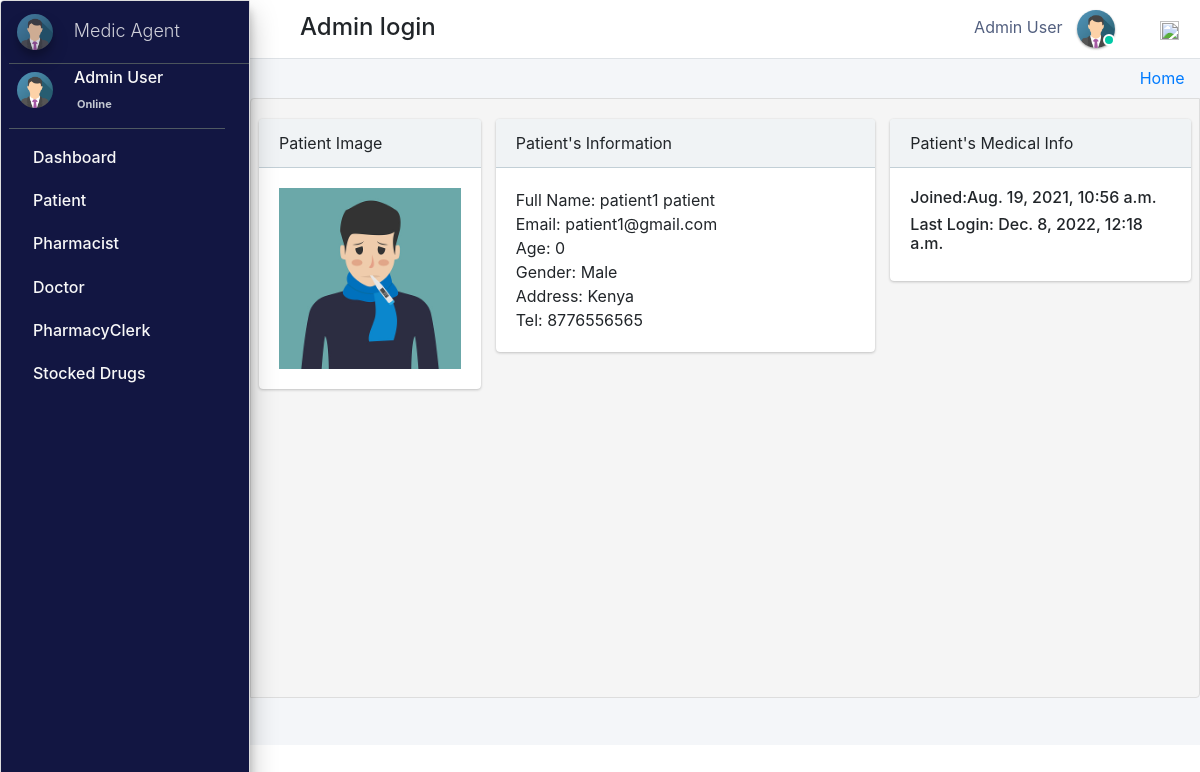
The app's page /admin_user/patient_personalRecords/1/ (signed in), older data.
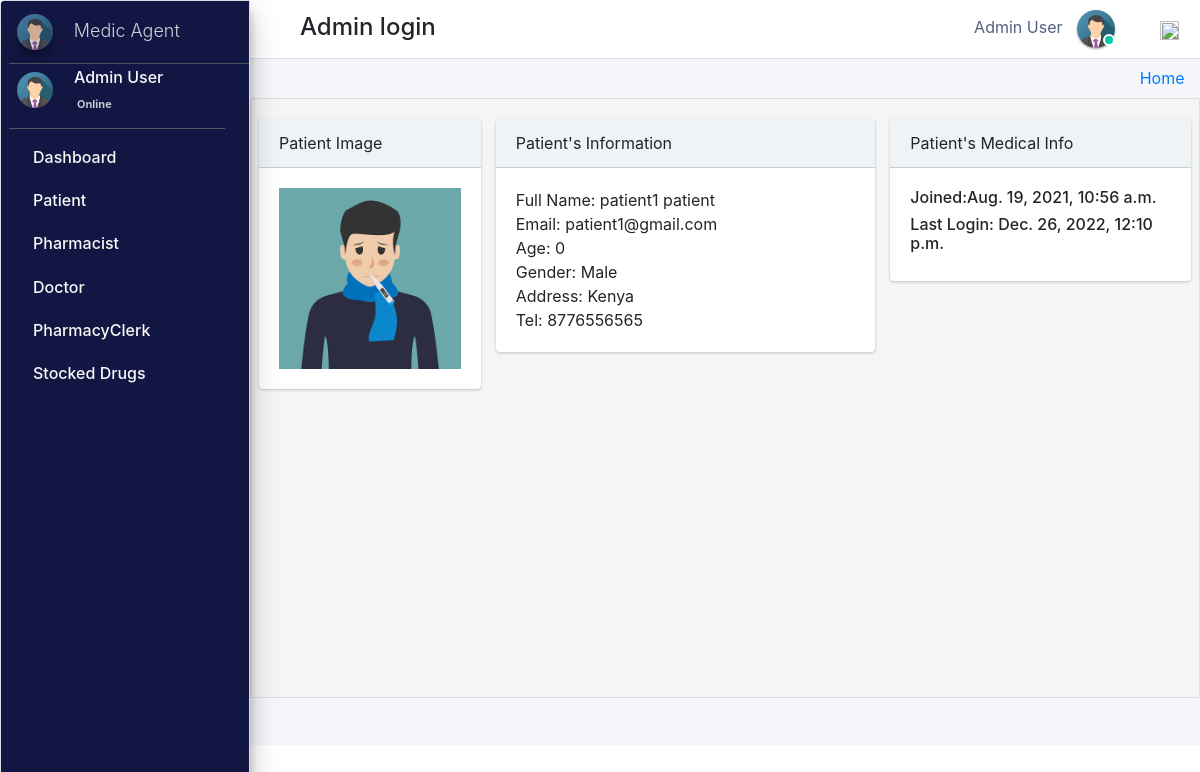
The same page, newer data.
### pharmacy/models.py (models this page shows, shortened)
class CustomUser(AbstractUser):
    user_type_data = ((1, "AdminHOD"), (2, "Pharmacist"), (3, "Doctor"), (4, "PharmacyClerk"), (5, "Patients"))
    user_type = models.CharField(default=1, choices=user_type_data, max_length=10)

class AdminHOD(models.Model):
    gender_category = (
        ('Male', 'Male'),
        ('Female', 'Female'),
    )
    admin = models.OneToOneField(CustomUser, null=True, on_delete=models.CASCADE)
    emp_no = models.CharField(max_length=100, null=True, blank=True)
    gender = models.CharField(max_length=100, null=True, choices=gender_category)
    mobile = models.CharField(max_length=10, null=True, blank=True)
    address = models.CharField(max_length=300, null=True, blank=True)
    profile_pic = models.ImageField(default="admin.png", null=True, blank=True)
    created_at = models.DateTimeField(auto_now_add=True)
    updated_at = models.DateTimeField(auto_now=True)
    date_employed = models.DateTimeField(auto_now_add=True, auto_now=False)
    objects = models.Manager()

class Patients(models.Model):
    gender_category = (
        ('Male', 'Male'),
        ('Female', 'Female'),
    )
    admin = models.OneToOneField(CustomUser, null=True, on_delete=models.CASCADE)
    reg_no = models.CharField(max_length=30, null=True, blank=True, unique=True)
    gender = models.CharField(max_length=7, null=True, blank=True, choices=gender_category)
    first_name = models.CharField(max_length=20, null=True, blank=True)
    last_name = models.CharField(max_length=20, null=True, blank=True)
    dob = models.DateTimeField(auto_now_add=False, auto_now=False, null=True, blank=True)
    phone_number = models.CharField(max_length=18, null=True, blank=True)
    profile_pic = models.ImageField(default="patient.jpg", null=True, blank=True)
    age = models.IntegerField(default='0', blank=True, null=True)
    address = models.CharField(max_length=300, null=True, blank=True)
    date_admitted = models.DateTimeField(auto_now_add=True, auto_now=False)
    last_updated = models.DateTimeField(auto_now_add=False, auto_now=True)

### pharmacy/HODViews.py (the view)
# urls.py: path('admin_user/patient_personalRecords/<pk>/',HODViews.patient_personalRecords,name='patient_record'),
def patient_personalRecords(request, pk):
    patient = Patients.objects.get(id=pk)
    prescrip = patient.prescription_set.all()
    stocks = patient.dispense_set.all()
    context = {
        "patient": patient,
        "prescription": prescrip,
        "stocks": stocks
    }
    return render(request, 'hod_templates/patient_personalRecords.html', context)

### pharmacy/LoginCheckMiddleWare.py (called while the page is built, shortened)
    def process_view(self, request, view_func, view_args, view_kwargs):
        modulename = view_func.__module__
        user = request.user
        if user.is_authenticated:
            if user.user_type == "1":
                if modulename == "pharmacy.HODViews":
                    pass
                elif modulename == "":
                    pass
                elif modulename == "pharmacy.views" or modulename == "django.views.static":
                    pass
                else:
                    pass
            else:
                return redirect("login")
        else:
            if request.path == reverse("login"):
                pass
            else:
                return redirect("login")

### pharmacy/templates/hod_templates/patient_personalRecords.html (shortened to what this page needs)
{% extends 'hod_templates/base_template.html'%} {% block main_content %}
<div class="content">
    <div class="row pt">
        <div class="col-lg-3">
            <div class="card">
                <div class="card-header">
                     Patient Image
                </div>
                <div class="card-body d-flex justify-content-center">
                    <img src="{{patient.profile_pic.url}}" class="img-fluid" />
                </div>
            </div>
        </div>
        <div class="col-lg-5">
            <div class="card">
                <div class="card-header">
                     Patient's Information
                </div>
                <div class="card-body">
                    <tbody>
                        <tr>
                            <td>Full Name: {{patient.first_name}} {{patient.last_name}}</td>
                            <br>
                            <td>Email: {{ patient.admin.email }}</td>
                            <br>
                            <td>Age: {{ patient.age }}</td>
                            <br>
                            <td>Gender: {{ patient.gender }}</td>
                            <br>
                            <td>Address: {{ patient.address }}</td>
                            <br>
                            <td>Tel: {{ patient.phone_number }}</td>
                        </tr>
                    </tbody>
                </div>
            </div>
        </div>
        <div class="col-lg-4">
            <div class="card">
                <div class="card-header">
                     Patient's Medical Info
                </div>
                <div class="card-body">
                    <h6>Joined:{{patient.admin.date_joined}}</h6>
                    <h6>Last Login:{% if patient.admin.last_login %} {{patient.admin.last_login}} {% else %} Haven't logged-in {% endif %}</h6>
                </div>
            </div>
        </div>
    </div>
</div>
{% endblock %}

### pharmacy/templates/hod_templates/base_template.html (shortened to what this page needs)
{% extends 'base_file.html' %} {% block htm %}
<body class="hold-transition sidebar-mini layout-fixed">
    <div class="wrapper">
        <nav class="main-header navbar navbar-expand navbar-white navbar-light">
            <ul class="navbar-nav">
                <li class="nav-item">
                    <a class="nav-link" data-widget="pushmenu" href="#" role="button"></a>
                </li>
            </ul>
            <h4 style="margin-left: 10px; margin-top: 5px;">Admin login </h4>
            <ul class="navbar-nav ml-auto">
                <li class="mx-3">
                    <a href="#" class="sm-submenu-with-image a">
                        <span>{{user.first_name}}  {{user.last_name}}</span>
                        <img src="{{request.user.adminhod.profile_pic.url}}" class="img-circle elevation-1" width="38" height="38" alt="">
                        <span class="avatar-status avatar-sm-status avatar-status-success"></span>
                    </a>
                </li>
                <li class="nav-item dropdown ml-3 low">
                    <a href="#" class="btn btn-outlined btn-black text-muted bg-transparent " data-toggle="dropdown" aria-expanded="false" data-wow-delay="0.7s"><img src="https://img.icons8.com/ios/50/000000/settings.png" width="19" height="19">
                    </a>
                </li>
            </ul>
        </nav>
        {% include 'hod_templates/sidebar.html'%}
        <div class="content-wrapper">
            <div class="content-header">
                <div class="container-fluid">
                    <div class="row ">
                        <div class="col-sm-6">
                        </div>
                        <div class="col-sm-6 ">
                            <ol class="breadcrumb float-sm-right">
                                <li class="breadcrumb-item"><a href="">Home</a></li>
                            </ol>
                        </div>
                    </div>
                </div>
            </div>
            {% block main_content %} {% endblock main_content %}
        </div>
    </div>
    {% endblock htm %}

### pharm/pharmacy/templates/base_file.html (shortened to what this page needs)
{% load static %}
<!DOCTYPE html>
<html lang="en">
<head>
    <link rel="stylesheet" href="{% static 'css/bootstrap.min.css'%}">
    <link rel="stylesheet" href="{% static 'css/main.css'%}">
    <link rel="stylesheet" href="{% static 'css/profile.css'%}">
    <link rel="stylesheet" href="{% static " fontawesome-free/css/all.min.css " %}">
    <link rel="stylesheet" href="https://code.ionicframework.com/ionicons/2.0.1/css/ionicons.min.css">
    <link rel="stylesheet" href="{% static 'dist/css/adminlte.css'  %}">
    <link rel="stylesheet" href="{% static 'pace-progress/themes/black/pace-theme-flat-top.css' %}">
    <link rel="stylesheet" href="{% static 'datatables-bs4/css/dataTables.bootstrap4.min.css'%}">
    <link rel="stylesheet" href="{% static 'datatables-responsive/css/responsive.bootstrap4.min.css'%}">
    <link rel="stylesheet" href="{% static 'datatables-buttons/css/buttons.bootstrap4.min.css'%}">
    <link rel="stylesheet" href="{% static 'css/select2.css' %}">
    <link href="{% static 'jquery-ui2/jquery-ui.min.css' %}" rel="stylesheet">
    <link href="{% static 'jquery-ui2/jquery-ui.structure.min.css' %}" rel="stylesheet">
    <link href="{% static 'jquery-ui2/jquery-ui.theme.min.css' %}" rel="stylesheet">
</head>
{% block htm %} {% endblock htm%}
</body>
</html>

### pharmacy/templates/hod_templates/sidebar.html (shortened to what this page needs)
<aside class="main-sidebar sidebar-dark-primary elevation-4">
    <a href="" class="brand-link ml-2">
        <img src="{{request.user.adminhod.profile_pic.url}}" alt="" width="36" height="36" class=" img-circle elevation-3" style="opacity: .8">
        <span class="brand-text font-weight-light mt-1 ml-3 mmust">Medic Agent</span>
    </a>
    <div class="sidebar">
        <div class="user-panel mr-3">
            <div class="pull-left image sm-submenu-with-image a ml-2 ">
                <img src="{{request.user.adminhod.profile_pic.url}}" class="img-circle mt-2" width="36" height="36" alt="User Image">
            </div>
            <div class="pull-left info">
                <p>{{user.first_name}} {{user.last_name}}</p>
                <a href="#"> Online</a>
            </div>
        </div>
        <nav class="mt-2">
            <ul class="nav nav-pills nav-sidebar flex-column" data-widget="treeview" role="menu" data-accordion="false">
                <li class="nav-item">
                    <a href="{% url  'admin_dashboard' %}" class="nav-link">
                        <p>
                            Dashboard
                        </p>
                    </a>
                </li>
                <li class="nav-item">
                    <a href="#" class="nav-link">
                        <p>
                            Patient
                        </p>
                    </a>
                </li>
                <li class="nav-item">
                    <a href="#" class="nav-link">
                        <p>
                            Pharmacist
                        </p>
                    </a>
                </li>
                <li class="nav-item">
                    <a href="#" class="nav-link">
                        <p>
                            Doctor
                        </p>
                    </a>
                </li>
                <li class="nav-item">
                    <a href="#" class="nav-link">
                        <p>
                            PharmacyClerk
                        </p>
                    </a>
                </li>
                <li class="nav-item">
                    <a href="#" class="nav-link">
                        <p>
                            Stocked Drugs
                        </p>
                    </a>
                </li>
            </ul>
        </nav>
    </div>
</aside>

### static/css/main.css (style rules this page uses)
html { font-family: sans-serif; line-height: 1.15; -webkit-text-size-adjust: 100%; -webkit-tap-highlight-color: transparent; }
body { overflow-y: hidden; overflow-x: hidden; font-family: -apple-system, BlinkMacSystemFont, "Segoe UI", Roboto, "Helvetica Neue", Arial, "Noto Sans", sans-serif, "Apple Color Emoji", "Segoe UI Emoji", "Segoe UI Symbol", "Noto Color Emoji" !important; }
.content { background-color: #f5f5f5; border: 1px solid #dddddd; border-radius: 4px 0px 4px 0px; left: -1px; padding: 10px 7px 5px; }
.main-sidebar { background: #ffffff; border: 1px solid #dddddd; border-radius: 4px 0px 4px 0px; font-weight: bold; }
.content { height: 75vh; overflow-y: scroll; overflow-x: hidden; }
.content .row { margin-top: 20px !important; }
.main-sidebar { background-color: #121642 !important; color: white !important; }
.main-sidebar p { color: #f8f8f8 !important; font-weight: 500 !important }
.avatar-status { position: absolute; bottom: 12px; right: 75.4px; display: -ms-inline-flexbox; display: inline-flex; -ms-flex-negative: 0; flex-shrink: 0; -ms-flex-pack: center; justify-content: center; -ms-flex-align: center; align-items: center; white-space: nowrap; text-align: center; vertical-align: baseline; font-weight: 600; border: .125rem solid #fff; width: 12px; height: 12px; line-height: 1; font-size: .71094rem; border-radius: 50%; }
.avatar-status-success { color: #fff; background-color: #00c9a7; }
.pt .card-header { padding: 0.75rem 1.25rem; margin-bottom: 0; background-color: #f0f3f5; border-bottom: 1px solid #c2cfd6; }
.pull-left { float: left; }
.pull-left { float: left!important; }
.user-panel>.info { padding: 5px 5px 5px 15px; line-height: 1; position: absolute; left: 55px; }
.user-panel>.info>p { font-weight: 600; margin-bottom: 9px; }
p { margin: 0 0 10px; }
.user-panel { padding-bottom: 20px; }
.user-panel:after { clear: both; }
.user-panel:before, .user-panel:after { content: " "; display: table; }
.user-panel>.info>a { text-decoration: none; padding-right: 5px; margin-top: 3px; font-size: 11px; overflow: hidden; white-space: nowrap; }
.mmust { overflow: hidden; white-space: nowrap; font-size: 18px; }
.container-fluid { width: 100%; padding-right: 15px; padding-left: 15px; margin-right: auto; margin-left: auto; }
.row { display: flex; flex-wrap: wrap; margin-right: -15px; margin-left: -15px; }
.d-flex { display: flex !important; z-index: 44; }
.d-flex { display: flex !important; }
.img-circle { border-radius: 50%; }
.content-wrapper .content-header { padding: 5px 0.5rem !important; }

### static/css/profile.css (style rules this page uses)
li { list-style-type: none ! }
.navbar-nav span { color: #525f7f !important; margin-right: 10px !important; }
body { font-family: 'Rubik', sans-serif; height: 100% !important; }

Row changes from the older to the newer data that the page shows:
changed through a linked row, Patients "patient1": admin.last_login "Dec. 8, 2022, 12:18 a.m." → "Dec. 26, 2022, 12:10 p.m."
